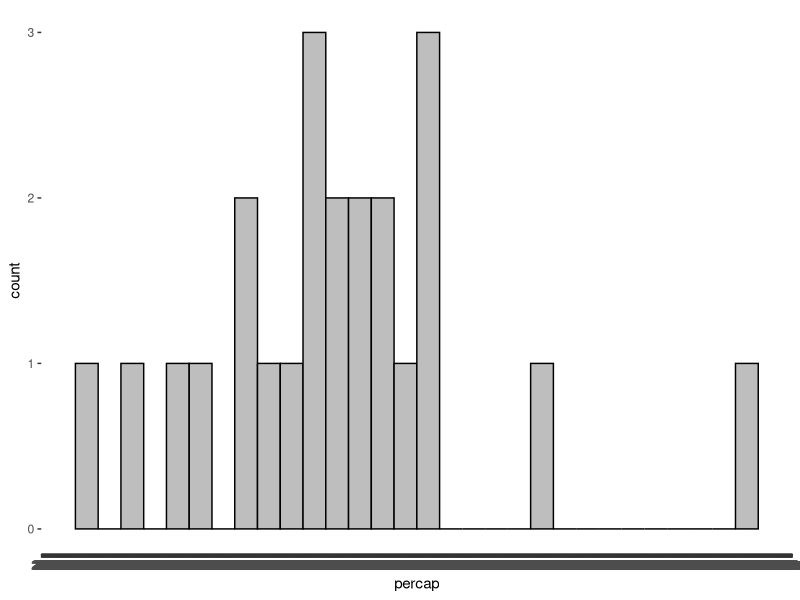

The R source for this figure: (Note: this script raises an error after producing the figure.)
# Module 1
# Date July 5th 2022
library(ggplot2) 




##### Step 1: make a csv file from the given table #####
# the file as spaces so tsv might make errors, use csv just in case

data <- read.csv("Module1.csv", sep = ",", header = TRUE)


##### Step 2: Make ranks ####
#+ the rank function is in base package as rank() 
#+ but I actually used order() instead
#+ it's still in base package

ranked_data <- data[order(data$percap),]


ggplot(data, aes(x=percap))+
  geom_histogram(color="black", fill="grey")+
  scale_x_continuous(breaks = seq(0,2500,))
  sjbalabs(x="Dietary trans fat intake (g/day)", y = "Count")+
  + #16
  theme(axis.title=element_text(size=50,face = 'bold'),
        axis.text.x = element_text(size=50),
        axis.text.y = element_text(size=50),
        axis.line = element_line(colour = "black"),
        panel.grid.major = element_blank(),
        panel.grid.minor = element_blank(),
        panel.border = element_blank(),
        panel.background = element_blank(),
        axis.line.x = element_line(colour = 'black', size=0.75, linetype='solid'),
        axis.line.y = element_line(colour = 'black', size=0.75, linetype='solid')
  )
plot(aofib_ddr_distribution)



